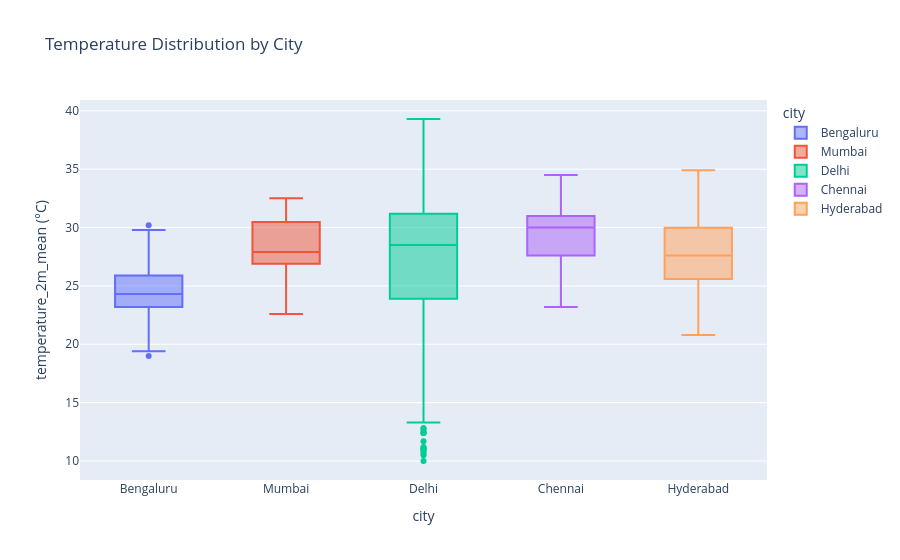

The notebook cell saved with this chart:
### Code cell
# compares the temperature distribution across all five cities and helps identify unusually high or low temperatures.

fig = px.box(
    df,
    x="city",
    y="temperature_2m_mean (°C)",
    color="city",
    title="Temperature Distribution by City"
)

fig.show()

### Figure 1 — Plotly figure (JSON) as saved in the notebook; plotly's stock layout.template omitted (floating-point values rounded to 4 significant figures; data arrays with more than 128 entries replaced by an {"elided": "..."} marker saying what was removed)
{"data": [{"alignmentgroup": "True", "hovertemplate": "city=%{x}<br>temperature_2m_mean (°C)=%{y}<extra></extra>", "legendgroup": "Bengaluru", "marker": {"color": "#636efa"}, "name": "Bengaluru", "notched": false, "offsetgroup": "Bengaluru", "orientation": "v", "showlegend": true, "type": "box", "x": {"elided": "303 str values"}, "x0": " ", "xaxis": "x", "y": {"elided": "303 float values"}, "y0": " ", "yaxis": "y"}, {"alignmentgroup": "True", "hovertemplate": "city=%{x}<br>temperature_2m_mean (°C)=%{y}<extra></extra>", "legendgroup": "Mumbai", "marker": {"color": "#EF553B"}, "name": "Mumbai", "notched": false, "offsetgroup": "Mumbai", "orientation": "v", "showlegend": true, "type": "box", "x": {"elided": "303 str values"}, "x0": " ", "xaxis": "x", "y": {"elided": "303 float values"}, "y0": " ", "yaxis": "y"}, {"alignmentgroup": "True", "hovertemplate": "city=%{x}<br>temperature_2m_mean (°C)=%{y}<extra></extra>", "legendgroup": "Delhi", "marker": {"color": "#00cc96"}, "name": "Delhi", "notched": false, "offsetgroup": "Delhi", "orientation": "v", "showlegend": true, "type": "box", "x": {"elided": "303 str values"}, "x0": " ", "xaxis": "x", "y": {"elided": "303 float values"}, "y0": " ", "yaxis": "y"}, {"alignmentgroup": "True", "hovertemplate": "city=%{x}<br>temperature_2m_mean (°C)=%{y}<extra></extra>", "legendgroup": "Chennai", "marker": {"color": "#ab63fa"}, "name": "Chennai", "notched": false, "offsetgroup": "Chennai", "orientation": "v", "showlegend": true, "type": "box", "x": {"elided": "303 str values"}, "x0": " ", "xaxis": "x", "y": {"elided": "303 float values"}, "y0": " ", "yaxis": "y"}, {"alignmentgroup": "True", "hovertemplate": "city=%{x}<br>temperature_2m_mean (°C)=%{y}<extra></extra>", "legendgroup": "Hyderabad", "marker": {"color": "#FFA15A"}, "name": "Hyderabad", "notched": false, "offsetgroup": "Hyderabad", "orientation": "v", "showlegend": true, "type": "box", "x": {"elided": "303 str values"}, "x0": " ", "xaxis": "x", "y": {"elided": "303 float values"}, "y0": " ", "yaxis": "y"}], "layout": {"boxmode": "overlay", "legend": {"title": {"text": "city"}, "tracegroupgap": 0}, "title": {"text": "Temperature Distribution by City"}, "xaxis": {"anchor": "y", "categoryarray": ["Bengaluru", "Mumbai", "Delhi", "Chennai", "Hyderabad"], "categoryorder": "array", "domain": [0, 1], "title": {"text": "city"}}, "yaxis": {"anchor": "x", "domain": [0, 1], "title": {"text": "temperature_2m_mean (°C)"}}}}
